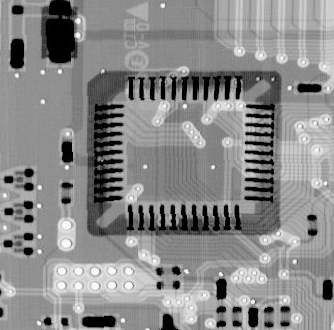
#> input picture CV/Images/home1.tif, 334 x 330 px
$ python prac10.py
#> lines starting #> are read from the running program, lines starting #| are printed output that depends on the picture
#Program10
#Implement a Python program for Min filter in spatial domain.

import cv2
import numpy as np

#Read the image
img_noisy1 = cv2.imread('Images/home1.tif',0)
#> img_noisy1 is the input picture: shape (330, 334); min 0, max 255, mean 137.5
cv2.imshow('original',img_noisy1)
#obtain the number of rows and column of the image
m,n = img_noisy1.shape
#> m = 330; n = 334
#Traverse the image. For every 3x3 area,
# Find the median of the pixels and replace the center pixel by the median
img_new1 = np.zeros([m,n])
for i in range(1,m-2):
 for j in range(1,n-2):
  temp = [img_noisy1[i-1,j-1],img_noisy1[i-1,j],img_noisy1[i-1,j+1],img_noisy1[i,j-1],img_noisy1[i,j],img_noisy1[i,j+1],img_noisy1[i+1,j-1],img_noisy1[i+1,j],img_noisy1[i+1,j+1]]
  temp = sorted(temp)
  img_new1[i,j] = temp[0]
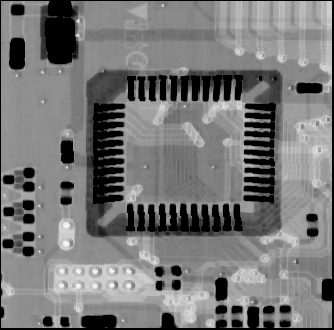
#> img_new1: shape (330, 334) float64; min 0, max 245, mean 119.3

img_new1 = img_new1.astype(np.uint8)
cv2.imwrite('Images/new_median_filterd.png',img_new1)
cv2.imshow('Min filter',img_new1)
cv2.waitKey(0)
cv2.destroyAllWindows()
